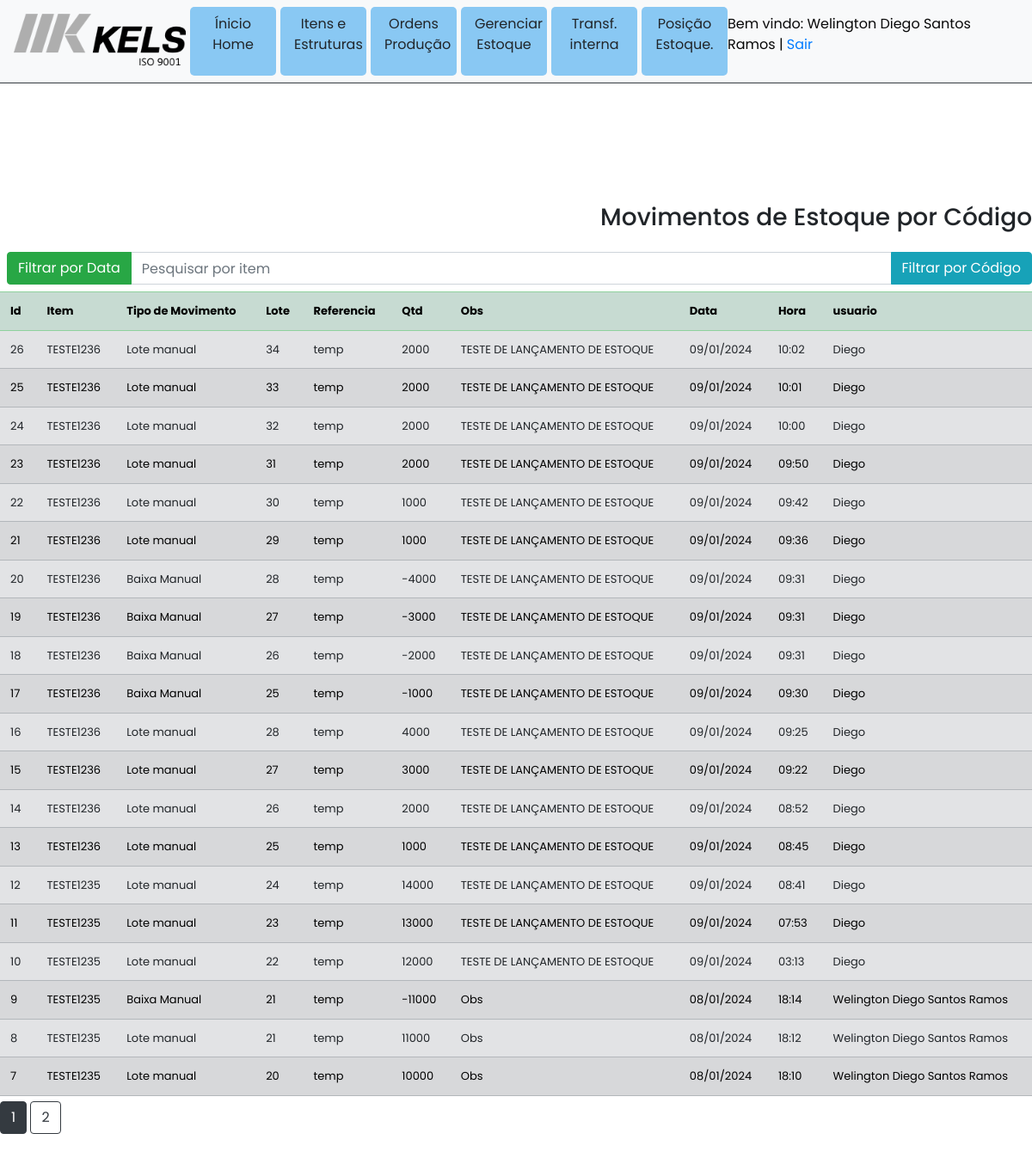
Screenshot of /lista_movimento (signed in) with the database file from the repository.
### models/models.py (models this page shows, shortened)
class User(db.Model, UserMixin):
    __tablename__ = "users"
    id = db.Column(db.Integer, primary_key=True)
    email = db.Column(db.String(50), unique=True, nullable=False)
    password = db.Column(db.String(100), nullable=False)
    name = db.Column(db.String(100), nullable=False)

class Movimentos_estoque(db.Model):
    __tablename__='Movimentos_estoque'
    id = db.Column(db.Integer, primary_key=True)
    item = db.Column(db.String(50))
    tipo = db.Column(db.String(50))
    lote_visual = db.Column(db.String(50))
    referencia = db.Column(db.Integer)
    quantidade = db.Column(db.Integer)
    obs = db.Column(db.String(250))
    data_movimento = db.Column(db.String(50))
    hora_movimento = db.Column(db.String(50))
    usuario = db.Column(db.String(90))

### app.py (the view)
@app.route('/lista_movimento', methods = ['GET','POST'])
def lista_movimento():
    if not current_user.is_authenticated:
        return redirect( url_for('login'))
    page = request.args.get('page', 1, type=int)
    item = request.form.get("item")
    if item == None:
        dados = Movimentos_estoque.query.order_by(Movimentos_estoque.id.desc()).paginate(page=page,per_page=20)
    else:
        dados = Movimentos_estoque.query.order_by(Movimentos_estoque.id.desc()).filter_by(item = item).paginate(page=page,per_page=20)
    return  render_template('lista_movimento.html',  movimentos = dados)

### app.py (called while the page is built)
@login_manager.user_loader
def load_user(user_id):
    return User.query.get(user_id)

### templates/lista_movimento.html (shortened to what this page needs)
{% extends 'base.html' %}
{% block body %}
<p><p><p><p><p></p>
<p><p><p><p><p></p>
<div class="input-group mb-3 d-flex justify-content-end">
    <p><p><p><p><p></p>
    <h3 class="d-flex justify-content-center mt-2">Movimentos de Estoque por Código</h3>
</div>
<div class="w-100">
    <div class="row">
        <div class="col">
            <div class="table-responsive container_table">
                <div class="mb-2">
                    <form method="POST" action="{{url_for('lista_movimento')}}" class="input-group">
                        <a href="{{url_for('lista_movimento_filtro')}}" type="button" class="btn btn-success ms-2">Filtrar por Data</a>
                        <input type="search"  class="form-control" placeholder="Pesquisar por item" name="item"
                                aria-label="Pesquisar por item" aria-describedby="basic-addon2" autocomplete="off">
                        <button type="submit" class="btn btn-info">Filtrar por Código</button>
                    </form>
                </div>
                <table class="table table table-striped table-secondary">
                    <tr class="table-success">
                        <th>Id</th>
                        <th>Item</th>
                        <th>Tipo de Movimento</th>
                        <th>Lote</th>
                        <th>Referencia</th>
                        <th>Qtd</th>
                        <th>Obs</th>
                        <th>Data</th>
                        <th>Hora</th>
                        <th>usuario</th>
                    </tr>
                    {% for row in movimentos.items %}
                    <tr>
                        <td>{{row.id}}</td>
                        <td>{{row.item}}</td>
                        <td>{{row.tipo}}</td>
                        <td>{{row.lote_visual}}</td>
                        <td>{{row.referencia}}</td>
                        <td>{{row.quantidade}}</td>
                        <td>{{row.obs}}</td>
                        <td>{{row.data_movimento}}</td>
                        <td>{{row.hora_movimento}}</td>
                        <td>{{row.usuario}}</td>
                    </tr>
                    {% endfor %}
                </table>
            </div>
            {% for page_num in movimentos.iter_pages(left_edge=1, right_edge=1,
                left_current=1, right_current=2) %} {% if page_num %} {% if movimentos.page ==
                page_num %}
                <a
                  class="btn btn-dark mb-4"
                  href="{{ url_for('lista_movimento', page=page_num) }}"
                  >{{ page_num }}</a
                >
                {% else %}
                <a
                  class="btn btn-outline-dark mb-4"
                  href="{{ url_for('lista_movimento', page=page_num) }}"
                  >{{ page_num }}</a
                >
                {% endif %} {% else %} ... {% endif %} {% endfor %}
        </div>
    </div>
</div>
{% endblock %}

### templates/header.html (shortened to what this page needs)
{% extends 'base.html' %}
{% block body %}
<div class="container">
<nav class="navbar navbar-expand-lg  navbar-light bg-light w-100 fixed-top header  border-bottom border-2 border-dark">
  <img src="{{ url_for('static', filename='images/logo-iso.png')}}" width = 200 alt="logo">
    <div class="collapse navbar-collapse" id="navbarTogglerDemo03">
          <a class="nav-link card-menu text-center" href="{{url_for('index')}}"> Ínicio Home</a>
          <a class="nav-link card-menu text-center" href="{{ url_for('itens')}}">Itens e Estruturas</a>
          <a class="nav-link card-menu text-center" href="{{ url_for('ordens_producao_visual')}}">Ordens Produção</a>
          <a class="nav-link card-menu text-center" href="{{ url_for('gerenciar_estoque')}}">Gerenciar Estoque</a>
          <a class="nav-link card-menu text-center" href="{{ url_for('posicoes_estoque')}}">Transf. interna</a>
          <a class="nav-link card-menu text-center" href="{{ url_for('posicoes_estoque_omie')}}">Posição Estoque.</a>
    </div>
    <div class="usuario"><p> Bem vindo: {{ current_user.name }} | <a href="/logout">Sair</a> </p></div>
  </nav>
</div>
{% endblock %}

### static/style.css (style rules this page uses)
* { margin: 0; padding: 0; box-sizing: border-box; font-family: "Poppins", sans-serif; }
body { background: #F6F9FF; height: 100vh; width: 100%; display: flex; justify-content: center; align-items: center; flex-direction: column; color: #434343; font-size: 16px; }
.header { top: 0; }
table { white-space: nowrap; font-size: 13px; }
.container_table { overflow-x: auto; height: 70vh; }
.usuario { color: #080808; }
.card-menu { width: 100px; height: 80px; background: rgb(137, 200, 243); border-radius: 5px; margin-left: 5px; }

### rows the page displays
User: name "Welington Diego Santos Ramos"
Movimentos_estoque: id "26", item "TESTE1236", tipo "Lote manual", lote_visual "34", referencia "temp", quantidade "2000", obs "TESTE DE LANÇAMENTO DE ESTOQUE", data_movimento "09/01/2024", hora_movimento "10:02", usuario "Diego"
Movimentos_estoque: id "25", item "TESTE1236", tipo "Lote manual", lote_visual "33", referencia "temp", quantidade "2000", obs "TESTE DE LANÇAMENTO DE ESTOQUE", data_movimento "09/01/2024", hora_movimento "10:01", usuario "Diego"
Movimentos_estoque: id "24", item "TESTE1236", tipo "Lote manual", lote_visual "32", referencia "temp", quantidade "2000", obs "TESTE DE LANÇAMENTO DE ESTOQUE", data_movimento "09/01/2024", hora_movimento "10:00", usuario "Diego"
Movimentos_estoque: id "23", item "TESTE1236", tipo "Lote manual", lote_visual "31", referencia "temp", quantidade "2000", obs "TESTE DE LANÇAMENTO DE ESTOQUE", data_movimento "09/01/2024", hora_movimento "09:50", usuario "Diego"
Movimentos_estoque: id "22", item "TESTE1236", tipo "Lote manual", lote_visual "30", referencia "temp", quantidade "1000", obs "TESTE DE LANÇAMENTO DE ESTOQUE", data_movimento "09/01/2024", hora_movimento "09:42", usuario "Diego"
Movimentos_estoque: id "21", item "TESTE1236", tipo "Lote manual", lote_visual "29", referencia "temp", quantidade "1000", obs "TESTE DE LANÇAMENTO DE ESTOQUE", data_movimento "09/01/2024", hora_movimento "09:36", usuario "Diego"
Movimentos_estoque: id "20", item "TESTE1236", tipo "Baixa Manual", lote_visual "28", referencia "temp", quantidade "-4000", obs "TESTE DE LANÇAMENTO DE ESTOQUE", data_movimento "09/01/2024", hora_movimento "09:31", usuario "Diego"
Movimentos_estoque: id "19", item "TESTE1236", tipo "Baixa Manual", lote_visual "27", referencia "temp", quantidade "-3000", obs "TESTE DE LANÇAMENTO DE ESTOQUE", data_movimento "09/01/2024", hora_movimento "09:31", usuario "Diego"
Movimentos_estoque: id "18", item "TESTE1236", tipo "Baixa Manual", lote_visual "26", referencia "temp", quantidade "-2000", obs "TESTE DE LANÇAMENTO DE ESTOQUE", data_movimento "09/01/2024", hora_movimento "09:31", usuario "Diego"
Movimentos_estoque: id "17", item "TESTE1236", tipo "Baixa Manual", lote_visual "25", referencia "temp", quantidade "-1000", obs "TESTE DE LANÇAMENTO DE ESTOQUE", data_movimento "09/01/2024", hora_movimento "09:30", usuario "Diego"
Movimentos_estoque: id "16", item "TESTE1236", tipo "Lote manual", lote_visual "28", referencia "temp", quantidade "4000", obs "TESTE DE LANÇAMENTO DE ESTOQUE", data_movimento "09/01/2024", hora_movimento "09:25", usuario "Diego"
Movimentos_estoque: id "15", item "TESTE1236", tipo "Lote manual", lote_visual "27", referencia "temp", quantidade "3000", obs "TESTE DE LANÇAMENTO DE ESTOQUE", data_movimento "09/01/2024", hora_movimento "09:22", usuario "Diego"
Movimentos_estoque: id "14", item "TESTE1236", tipo "Lote manual", lote_visual "26", referencia "temp", quantidade "2000", obs "TESTE DE LANÇAMENTO DE ESTOQUE", data_movimento "09/01/2024", hora_movimento "08:52", usuario "Diego"
Movimentos_estoque: id "13", item "TESTE1236", tipo "Lote manual", lote_visual "25", referencia "temp", quantidade "1000", obs "TESTE DE LANÇAMENTO DE ESTOQUE", data_movimento "09/01/2024", hora_movimento "08:45", usuario "Diego"
Movimentos_estoque: id "12", item "TESTE1235", tipo "Lote manual", lote_visual "24", referencia "temp", quantidade "14000", obs "TESTE DE LANÇAMENTO DE ESTOQUE", data_movimento "09/01/2024", hora_movimento "08:41", usuario "Diego"
Movimentos_estoque: id "11", item "TESTE1235", tipo "Lote manual", lote_visual "23", referencia "temp", quantidade "13000", obs "TESTE DE LANÇAMENTO DE ESTOQUE", data_movimento "09/01/2024", hora_movimento "07:53", usuario "Diego"
Movimentos_estoque: id "10", item "TESTE1235", tipo "Lote manual", lote_visual "22", referencia "temp", quantidade "12000", obs "TESTE DE LANÇAMENTO DE ESTOQUE", data_movimento "09/01/2024", hora_movimento "03:13", usuario "Diego"
Movimentos_estoque: id "9", item "TESTE1235", tipo "Baixa Manual", lote_visual "21", referencia "temp", quantidade "-11000", obs "Obs", data_movimento "08/01/2024", hora_movimento "18:14", usuario "Welington Diego Santos Ramos"
Movimentos_estoque: id "8", item "TESTE1235", tipo "Lote manual", lote_visual "21", referencia "temp", quantidade "11000", obs "Obs", data_movimento "08/01/2024", hora_movimento "18:12", usuario "Welington Diego Santos Ramos"
Movimentos_estoque: id "7", item "TESTE1235", tipo "Lote manual", lote_visual "20", referencia "temp", quantidade "10000", obs "Obs", data_movimento "08/01/2024", hora_movimento "18:10", usuario "Welington Diego Santos Ramos"

### other values shown
{{ page_num }} "1"
{{ page_num }} "2"
